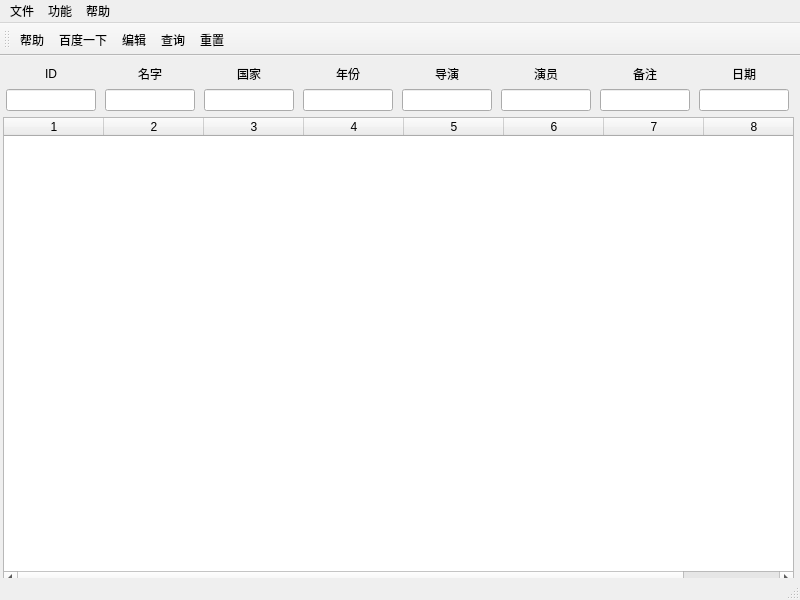
<?xml version="1.0" encoding="UTF-8"?>
<ui version="4.0">
 <class>MainWindow</class>
 <widget class="QMainWindow" name="MainWindow">
  <property name="geometry">
   <rect>
    <x>0</x>
    <y>0</y>
    <width>800</width>
    <height>600</height>
   </rect>
  </property>
  <property name="sizePolicy">
   <sizepolicy hsizetype="Maximum" vsizetype="Maximum">
    <horstretch>0</horstretch>
    <verstretch>0</verstretch>
   </sizepolicy>
  </property>
  <property name="minimumSize">
   <size>
    <width>800</width>
    <height>600</height>
   </size>
  </property>
  <property name="baseSize">
   <size>
    <width>0</width>
    <height>0</height>
   </size>
  </property>
  <property name="windowTitle">
   <string>Movie Recorder</string>
  </property>
  <property name="toolButtonStyle">
   <enum>Qt::ToolButtonTextOnly</enum>
  </property>
  <widget class="QWidget" name="centralWidget">
   <property name="sizePolicy">
    <sizepolicy hsizetype="Maximum" vsizetype="Expanding">
     <horstretch>0</horstretch>
     <verstretch>0</verstretch>
    </sizepolicy>
   </property>
   <widget class="QWidget" name="layoutWidget">
    <property name="geometry">
     <rect>
      <x>3</x>
      <y>9</y>
      <width>791</width>
      <height>521</height>
     </rect>
    </property>
    <layout class="QVBoxLayout" name="verticalLayout">
     <item>
      <layout class="QGridLayout" name="gridLayout">
       <property name="sizeConstraint">
        <enum>QLayout::SetDefaultConstraint</enum>
       </property>
       <item row="0" column="0">
        <widget class="QLabel" name="label">
         <property name="text">
          <string>ID</string>
         </property>
         <property name="alignment">
          <set>Qt::AlignCenter</set>
         </property>
        </widget>
       </item>
       <item row="0" column="1">
        <widget class="QLabel" name="label_2">
         <property name="text">
          <string>名字</string>
         </property>
         <property name="alignment">
          <set>Qt::AlignCenter</set>
         </property>
        </widget>
       </item>
       <item row="0" column="2">
        <widget class="QLabel" name="label_3">
         <property name="text">
          <string>国家</string>
         </property>
         <property name="alignment">
          <set>Qt::AlignCenter</set>
         </property>
        </widget>
       </item>
       <item row="0" column="3">
        <widget class="QLabel" name="label_4">
         <property name="text">
          <string>年份</string>
         </property>
         <property name="alignment">
          <set>Qt::AlignCenter</set>
         </property>
        </widget>
       </item>
       <item row="0" column="4">
        <widget class="QLabel" name="label_5">
         <property name="text">
          <string>导演</string>
         </property>
         <property name="alignment">
          <set>Qt::AlignCenter</set>
         </property>
        </widget>
       </item>
       <item row="0" column="5">
        <widget class="QLabel" name="label_6">
         <property name="text">
          <string>演员</string>
         </property>
         <property name="alignment">
          <set>Qt::AlignCenter</set>
         </property>
        </widget>
       </item>
       <item row="0" column="6">
        <widget class="QLabel" name="label_7">
         <property name="text">
          <string>备注</string>
         </property>
         <property name="alignment">
          <set>Qt::AlignCenter</set>
         </property>
        </widget>
       </item>
       <item row="0" column="7">
        <widget class="QLabel" name="label_8">
         <property name="text">
          <string>日期</string>
         </property>
         <property name="alignment">
          <set>Qt::AlignCenter</set>
         </property>
        </widget>
       </item>
       <item row="1" column="0">
        <widget class="QLineEdit" name="lineEdit">
         <property name="maximumSize">
          <size>
           <width>90</width>
           <height>16777215</height>
          </size>
         </property>
        </widget>
       </item>
       <item row="1" column="1">
        <widget class="QLineEdit" name="lineEdit_2">
         <property name="maximumSize">
          <size>
           <width>90</width>
           <height>16777215</height>
          </size>
         </property>
        </widget>
       </item>
       <item row="1" column="2">
        <widget class="QLineEdit" name="lineEdit_3">
         <property name="maximumSize">
          <size>
           <width>90</width>
           <height>16777215</height>
          </size>
         </property>
        </widget>
       </item>
       <item row="1" column="3">
        <widget class="QLineEdit" name="lineEdit_4">
         <property name="maximumSize">
          <size>
           <width>90</width>
           <height>16777215</height>
          </size>
         </property>
        </widget>
       </item>
       <item row="1" column="4">
        <widget class="QLineEdit" name="lineEdit_5">
         <property name="maximumSize">
          <size>
           <width>90</width>
           <height>16777215</height>
          </size>
         </property>
        </widget>
       </item>
       <item row="1" column="5">
        <widget class="QLineEdit" name="lineEdit_6">
         <property name="maximumSize">
          <size>
           <width>90</width>
           <height>16777215</height>
          </size>
         </property>
        </widget>
       </item>
       <item row="1" column="6">
        <widget class="QLineEdit" name="lineEdit_7">
         <property name="maximumSize">
          <size>
           <width>90</width>
           <height>16777215</height>
          </size>
         </property>
        </widget>
       </item>
       <item row="1" column="7">
        <widget class="QLineEdit" name="lineEdit_8">
         <property name="maximumSize">
          <size>
           <width>90</width>
           <height>16777215</height>
          </size>
         </property>
        </widget>
       </item>
      </layout>
     </item>
     <item>
      <widget class="QTableWidget" name="tableWidget">
       <property name="styleSheet">
        <string notr="true">font: 9pt &quot;文泉驿等宽微米黑&quot;;</string>
       </property>
       <property name="editTriggers">
        <set>QAbstractItemView::AnyKeyPressed|QAbstractItemView::DoubleClicked|QAbstractItemView::EditKeyPressed</set>
       </property>
       <property name="columnCount">
        <number>8</number>
       </property>
       <attribute name="horizontalHeaderVisible">
        <bool>true</bool>
       </attribute>
       <attribute name="verticalHeaderVisible">
        <bool>false</bool>
       </attribute>
       <column/>
       <column/>
       <column/>
       <column/>
       <column/>
       <column/>
       <column/>
       <column/>
      </widget>
     </item>
    </layout>
   </widget>
  </widget>
  <widget class="QMenuBar" name="menuBar">
   <property name="geometry">
    <rect>
     <x>0</x>
     <y>0</y>
     <width>800</width>
     <height>23</height>
    </rect>
   </property>
   <widget class="QMenu" name="menu">
    <property name="title">
     <string>文件</string>
    </property>
    <addaction name="action"/>
   </widget>
   <widget class="QMenu" name="menu_2">
    <property name="title">
     <string>功能</string>
    </property>
    <addaction name="action_5"/>
    <addaction name="action_6"/>
    <addaction name="action_7"/>
    <addaction name="action_3"/>
   </widget>
   <widget class="QMenu" name="menu_3">
    <property name="title">
     <string>帮助</string>
    </property>
    <addaction name="action_2"/>
    <addaction name="separator"/>
    <addaction name="action_4"/>
   </widget>
   <addaction name="menu"/>
   <addaction name="menu_2"/>
   <addaction name="menu_3"/>
  </widget>
  <widget class="QStatusBar" name="statusBar">
   <property name="styleSheet">
    <string notr="true">font: 9pt &quot;文泉驿等宽微米黑&quot; rgb(255, 0, 0);
color: rgb(255, 0, 0);</string>
   </property>
  </widget>
  <widget class="QToolBar" name="toolBar">
   <property name="windowTitle">
    <string>toolBar</string>
   </property>
   <attribute name="toolBarArea">
    <enum>TopToolBarArea</enum>
   </attribute>
   <attribute name="toolBarBreak">
    <bool>false</bool>
   </attribute>
   <addaction name="action_2"/>
   <addaction name="action_3"/>
   <addaction name="action_7"/>
   <addaction name="action_5"/>
   <addaction name="action_6"/>
  </widget>
  <action name="action">
   <property name="text">
    <string>退出</string>
   </property>
  </action>
  <action name="action_2">
   <property name="text">
    <string>帮助</string>
   </property>
  </action>
  <action name="action_4">
   <property name="text">
    <string>关于</string>
   </property>
  </action>
  <action name="action_5">
   <property name="text">
    <string>查询</string>
   </property>
  </action>
  <action name="action_6">
   <property name="text">
    <string>重置</string>
   </property>
  </action>
  <action name="action_7">
   <property name="text">
    <string>编辑</string>
   </property>
  </action>
  <action name="action_3">
   <property name="text">
    <string>百度一下</string>
   </property>
  </action>
 </widget>
 <resources/>
 <connections/>
</ui>
